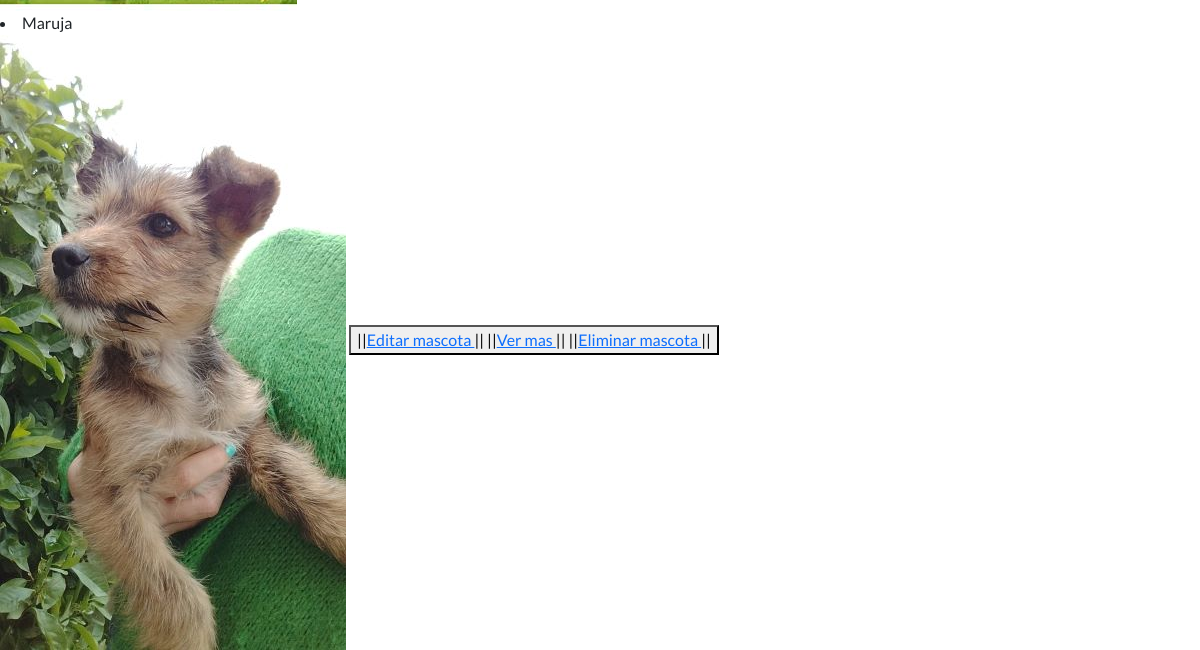
Page /listado_animales/ (lower part) on the earlier database version.
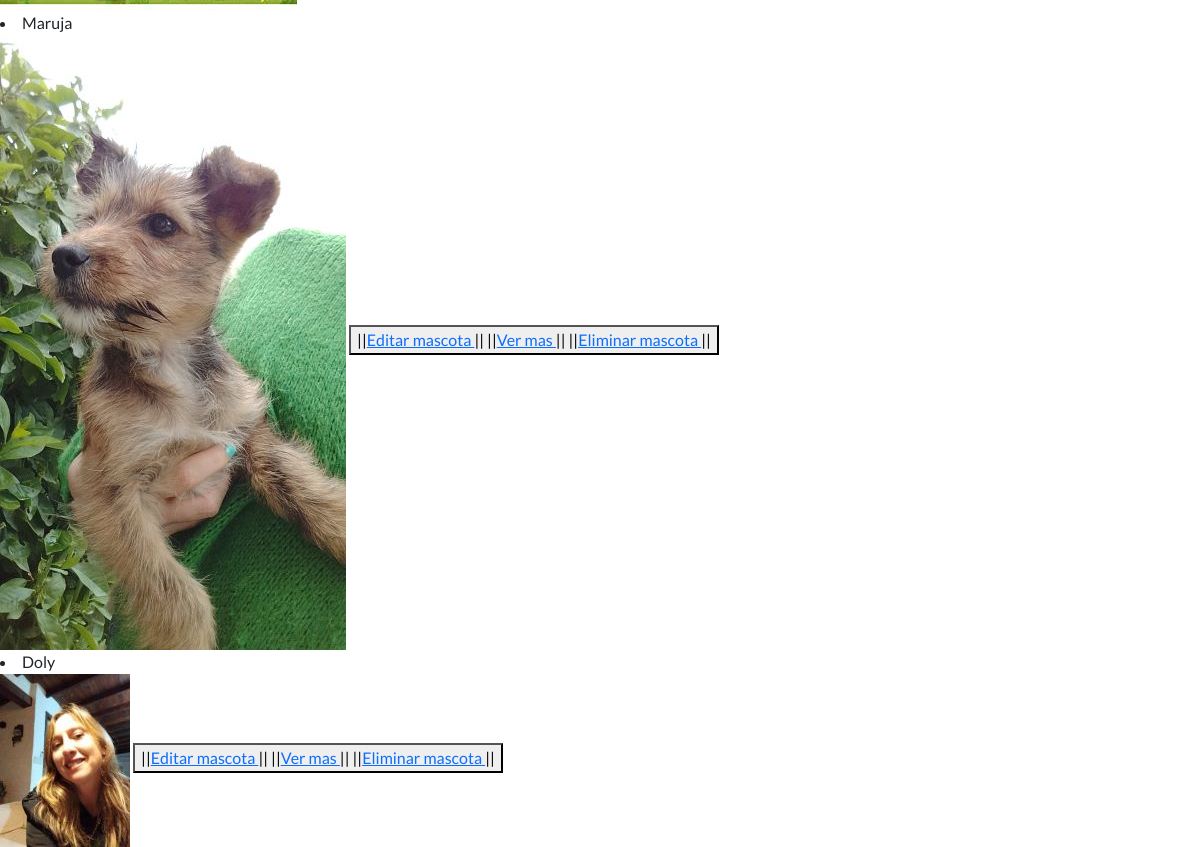
Same page on the later database version.
### DogsApp/models.py (models this page shows)
class Adoptado(models.Model):
    animal=models.CharField(max_length=15)
    nombre= models.CharField(max_length=15)
    edad= models.CharField(max_length=2, default=0,blank=True)
    foto=models.ImageField(upload_to="fotos_adoptados", null=True, blank=True)

### DogsApp/views.py (the view)
# urls.py: path("listado_animales/",leerview,name="listado animales"),
def leerview(request):
    adoptados=Adoptado.objects.all()
    contexto={"adoptados":adoptados}
    return render(request,"temp_app/leer.html", contexto)

### DogsApp/templates/temp_app/leer.html (shortened to what this page needs)
{% extends "padre/padre.html" %}
{% block main %}
{% for a in adoptados %}
<li>{{a.nombre}} </li>
{% if  a.foto %}
<img src="{{a.foto.url}}" alt="ejemplo">
{% endif %}
<button>
||<a href ={%url "editar adoptado" a.id %}>Editar mascota </a>||
||<a href ={%url "detalle adoptado" a.id %}>Ver mas </a>||
||<a href ={%url "eliminar adoptado" a.id %}>Eliminar mascota </a>||
</button>
{% endfor %}
{% endblock main %}

Differences in the rows shown:
added Adoptado: nombre "Doly", foto (picture)
